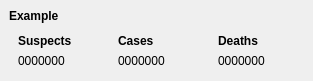
<?xml version="1.0" encoding="UTF-8"?>
<ui version="4.0">
 <class>StatsItem</class>
 <widget class="QWidget" name="StatsItem">
  <property name="geometry">
   <rect>
    <x>0</x>
    <y>0</y>
    <width>313</width>
    <height>81</height>
   </rect>
  </property>
  <property name="sizePolicy">
   <sizepolicy hsizetype="Expanding" vsizetype="Preferred">
    <horstretch>0</horstretch>
    <verstretch>0</verstretch>
   </sizepolicy>
  </property>
  <property name="minimumSize">
   <size>
    <width>229</width>
    <height>81</height>
   </size>
  </property>
  <property name="maximumSize">
   <size>
    <width>16777215</width>
    <height>81</height>
   </size>
  </property>
  <property name="locale">
   <locale language="English" country="UnitedStates"/>
  </property>
  <layout class="QGridLayout" name="gridLayout">
   <property name="leftMargin">
    <number>0</number>
   </property>
   <property name="topMargin">
    <number>0</number>
   </property>
   <property name="rightMargin">
    <number>0</number>
   </property>
   <property name="bottomMargin">
    <number>0</number>
   </property>
   <property name="spacing">
    <number>0</number>
   </property>
   <item row="0" column="0">
    <widget class="QWidget" name="itemroot" native="true">
     <property name="sizePolicy">
      <sizepolicy hsizetype="Expanding" vsizetype="Expanding">
       <horstretch>0</horstretch>
       <verstretch>0</verstretch>
      </sizepolicy>
     </property>
     <layout class="QVBoxLayout" name="verticalLayout_2">
      <item>
       <widget class="QLabel" name="title">
        <property name="font">
         <font>
          <bold>true</bold>
         </font>
        </property>
        <property name="text">
         <string>Example</string>
        </property>
       </widget>
      </item>
      <item>
       <widget class="QWidget" name="widget" native="true">
        <property name="styleSheet">
         <string notr="true"/>
        </property>
        <layout class="QHBoxLayout" name="horizontalLayout_2">
         <property name="spacing">
          <number>5</number>
         </property>
         <property name="leftMargin">
          <number>0</number>
         </property>
         <property name="topMargin">
          <number>0</number>
         </property>
         <property name="rightMargin">
          <number>0</number>
         </property>
         <property name="bottomMargin">
          <number>0</number>
         </property>
         <item>
          <widget class="QWidget" name="suspects" native="true">
           <layout class="QVBoxLayout" name="verticalLayout_4">
            <property name="topMargin">
             <number>5</number>
            </property>
            <property name="bottomMargin">
             <number>5</number>
            </property>
            <item>
             <widget class="QLabel" name="supectsTitle">
              <property name="font">
               <font>
                <bold>true</bold>
               </font>
              </property>
              <property name="text">
               <string>Suspects</string>
              </property>
             </widget>
            </item>
            <item>
             <widget class="QLabel" name="supectsValue">
              <property name="text">
               <string>0000000</string>
              </property>
             </widget>
            </item>
           </layout>
          </widget>
         </item>
         <item>
          <widget class="QWidget" name="cases" native="true">
           <property name="styleSheet">
            <string notr="true"/>
           </property>
           <layout class="QVBoxLayout" name="verticalLayout_6">
            <property name="topMargin">
             <number>5</number>
            </property>
            <property name="bottomMargin">
             <number>5</number>
            </property>
            <item>
             <widget class="QLabel" name="casesTitle">
              <property name="font">
               <font>
                <bold>true</bold>
               </font>
              </property>
              <property name="text">
               <string>Cases</string>
              </property>
             </widget>
            </item>
            <item>
             <widget class="QLabel" name="casesValue">
              <property name="text">
               <string>0000000</string>
              </property>
             </widget>
            </item>
           </layout>
          </widget>
         </item>
         <item>
          <widget class="QWidget" name="deaths" native="true">
           <layout class="QVBoxLayout" name="verticalLayout_5">
            <property name="topMargin">
             <number>5</number>
            </property>
            <property name="bottomMargin">
             <number>5</number>
            </property>
            <item>
             <widget class="QLabel" name="deathsTitle">
              <property name="font">
               <font>
                <bold>true</bold>
               </font>
              </property>
              <property name="text">
               <string>Deaths</string>
              </property>
             </widget>
            </item>
            <item>
             <widget class="QLabel" name="deathsValue">
              <property name="text">
               <string>0000000</string>
              </property>
             </widget>
            </item>
           </layout>
          </widget>
         </item>
        </layout>
       </widget>
      </item>
     </layout>
    </widget>
   </item>
  </layout>
 </widget>
 <resources/>
 <connections/>
</ui>
